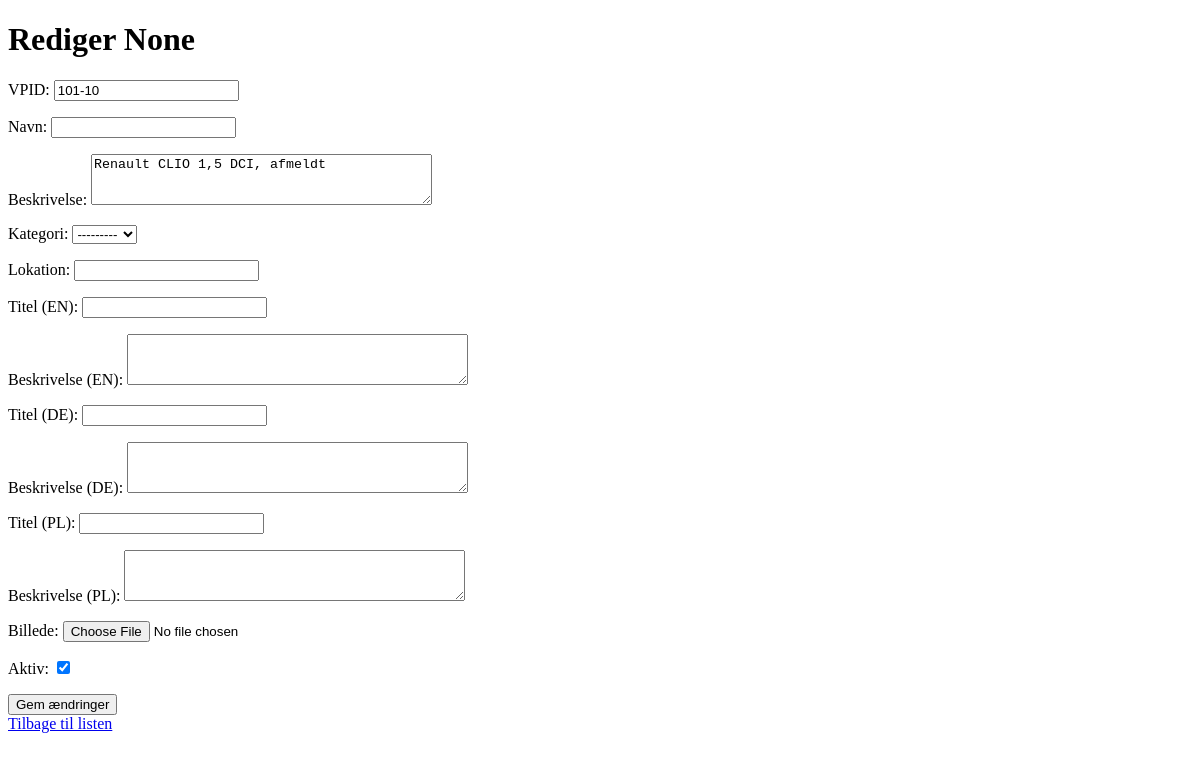
The page /assets/1/edit/ on the database as committed earlier.
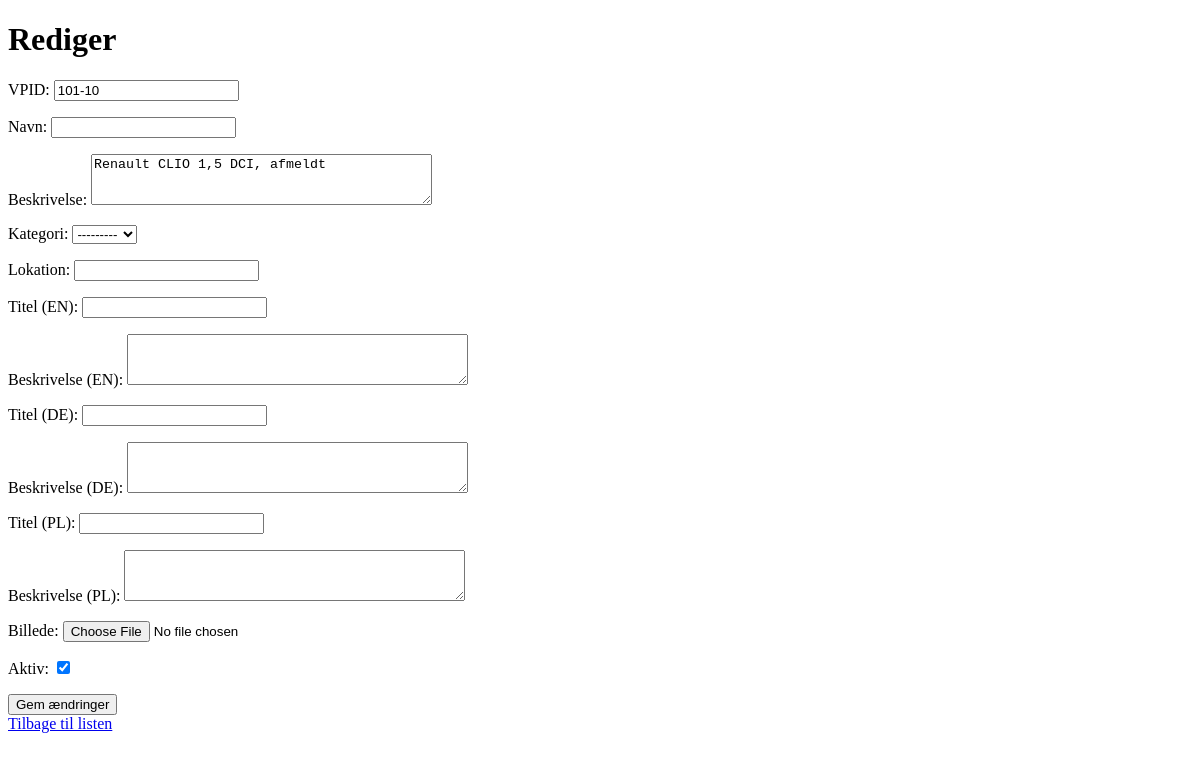
The same page on the database as committed later.
### assets/models.py (models this page shows, shortened)
class Asset(models.Model):
    VPID = models.CharField(max_length=100, verbose_name=_("VPID"))
    description = models.TextField(verbose_name=_("Beskrivelse"))
    name = models.CharField(max_length=100, blank=True, default="", verbose_name=_("Navn"))
    category = models.ForeignKey(Category, on_delete=models.SET_NULL, null=True, blank=True, verbose_name=_("Kategori"))
    location = models.CharField(max_length=100, blank=True, default="", verbose_name=_("Lokation"))
    title_en = models.CharField(max_length=100, blank=True, default="", verbose_name=_("Titel (EN)"))
    description_en = models.TextField(blank=True, default="", verbose_name=_("Beskrivelse (EN)"))
    title_de = models.CharField(max_length=100, blank=True, default="", verbose_name=_("Titel (DE)"))
    description_de = models.TextField(blank=True, default="", verbose_name=_("Beskrivelse (DE)"))
    title_pl = models.CharField(max_length=100, blank=True, default="", verbose_name=_("Titel (PL)"))
    description_pl = models.TextField(blank=True, default="", verbose_name=_("Beskrivelse (PL)"))
    image = models.ImageField(upload_to='assets/', blank=True, verbose_name=_("Billede"))
    qr_code = models.ImageField(upload_to='qrcodes/', blank=True, null=True, verbose_name=_("QR-kode"))
    is_active = models.BooleanField(default=True, verbose_name=_("Aktiv"))  # ← NYT FELT: Markér som udgået
    class Meta:
        verbose_name = _("Aktiv")
        verbose_name_plural = _("Aktiver")

class Category(models.Model):
    name = models.CharField(max_length=100, verbose_name=_("Kategori"))
    class Meta:
        verbose_name = _("Kategori")
        verbose_name_plural = _("Kategorier")
    def __str__(self):
        return self.name

### assets/views.py (the view)
# urls.py: path('assets/<int:pk>/edit/', views.edit_asset, name='edit_asset'),
def edit_asset(request, pk):
    asset = get_object_or_404(Asset, pk=pk)
    if request.method == "POST":
        form = AssetForm(request.POST, request.FILES, instance=asset)
        if form.is_valid():
            form.save()
            return redirect('asset_list')
    else:
        form = AssetForm(instance=asset)
    return render(request, 'assets/edit_asset.html', {'form': form, 'asset': asset})

### assets/forms.py
class AssetForm(forms.ModelForm):
    class Meta:
        model = Asset
        fields = [
            'VPID', 'name', 'description',
            'category', 'location',
            'title_en', 'description_en',
            'title_de', 'description_de',
            'title_pl', 'description_pl',
            'image', 'is_active'  # 'is_active' tilføjes senere
        ]
        widgets = {
            'description': forms.Textarea(attrs={'rows': 3}),
            'description_en': forms.Textarea(attrs={'rows': 3}),
            'description_de': forms.Textarea(attrs={'rows': 3}),
            'description_pl': forms.Textarea(attrs={'rows': 3}),
        }

### assets/templates/assets/edit_asset.html (shortened to what this page needs)
<!DOCTYPE html>
<html>
<head>
</head>
<body>
    <h1>Rediger {{ asset.name }}</h1>
    <form method="post" enctype="multipart/form-data">
        {{ form.as_p }}
        <button type="submit">Gem ændringer</button>
    </form>
    <a href="{% url 'asset_list' %}">Tilbage til listen</a>
</body>
</html>

Rows that differ between the two databases and show on the page:
changed Asset "Renault CLIO 1,5 DCI, afmeldt": name "None" → (not shown)
